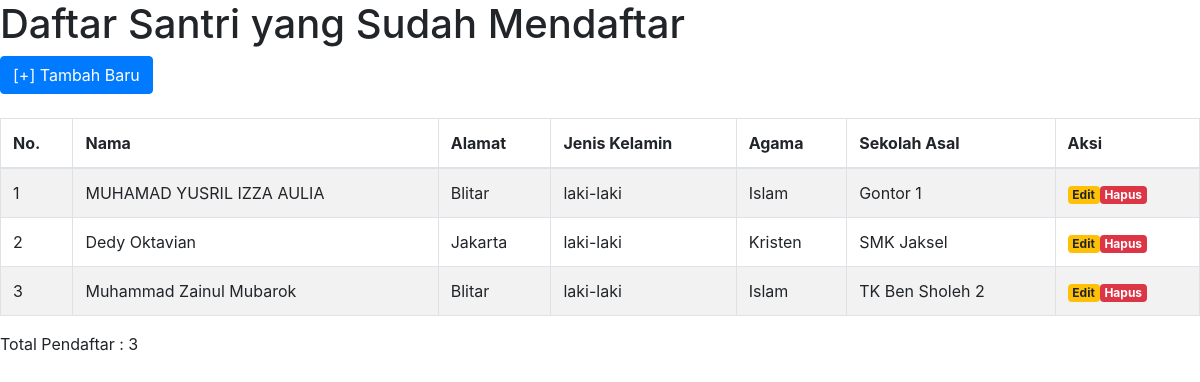
Page /list-siswa.php on the committed database.
### tables this page shows
CREATE TABLE `calon_siswa` (
  `id` int(11) NOT NULL,
  `nama` varchar(64) NOT NULL,
  `alamat` varchar(255) NOT NULL,
  `jenis_kelamin` varchar(16) NOT NULL,
  `agama` varchar(16) NOT NULL,
  `sekolah_asal` varchar(64) NOT NULL
);

### list-siswa.php (the view, shortened to what this page needs)
<?php include("config.php"); ?>
<!DOCTYPE html>
<html lang="en">
<head>
    <link rel="stylesheet" href="css/bootstrap.css">
    <link rel="stylesheet" href="css/style.css">
</head>
<body>
    <header>
        <h1>Daftar Santri yang Sudah Mendaftar</h1>
    </header>
    <nav>
        <a class="btn btn-primary" href="form-daftar.php">[+] Tambah Baru </a>
    </nav>
    <br>
    <table class="table table-bordered table-striped">
        <thead>
            <tr>
                <th>No.</th>
                <th>Nama</th>
                <th>Alamat</th>
                <th>Jenis Kelamin</th>
                <th>Agama</th>
                <th>Sekolah Asal</th>
                <th>Aksi</th>
            </tr>
        </thead>
        <tbody>
            <?php
            $sql ="SELECT * FROM calon_siswa";
            $query = mysqli_query($db, $sql);
            $nomor = 0;
            while ($siswa = mysqli_fetch_array($query)) {
                echo "<tr>";
                $nomor++;
                    echo "<td>". $nomor . "</td>";
                    echo "<td>". $siswa['nama'] . "</td>";
                    echo "<td>". $siswa['alamat'] . "</td>";
                    echo "<td>". $siswa['jenis_kelamin'] . "</td>";
                    echo "<td>". $siswa['agama'] . "</td>";
                    echo "<td>". $siswa['sekolah_asal'] . "</td>";
                    echo "<td>";
                        echo "<a class='badge badge-warning' href='form-edit.php?id=" . $siswa['id'] . "'> Edit </div> </a>";
                        echo "<a class='badge badge-danger' href='hapus.php?id=" . $siswa['id'] . "'> Hapus </a>";
                    echo "</td>";
                echo "</tr>";
            }
            ?>
        </tbody>
    </table>
    <p>Total Pendaftar : <?php echo mysqli_num_rows($query); ?> </p>
</body>
</html>

### rows in the picture
calon_siswa: nama "MUHAMAD YUSRIL IZZA AULIA", alamat "Blitar", jenis_kelamin "laki-laki", agama "Islam", sekolah_asal "Gontor 1"
calon_siswa: nama "Dedy Oktavian", alamat "Jakarta", jenis_kelamin "laki-laki", agama "Kristen", sekolah_asal "SMK Jaksel"
calon_siswa: nama "Muhammad Zainul Mubarok", alamat "Blitar", jenis_kelamin "laki-laki", agama "Islam", sekolah_asal "TK Ben Sholeh 2"

### other values in the picture
mysqli_num_rows($query) "3"
